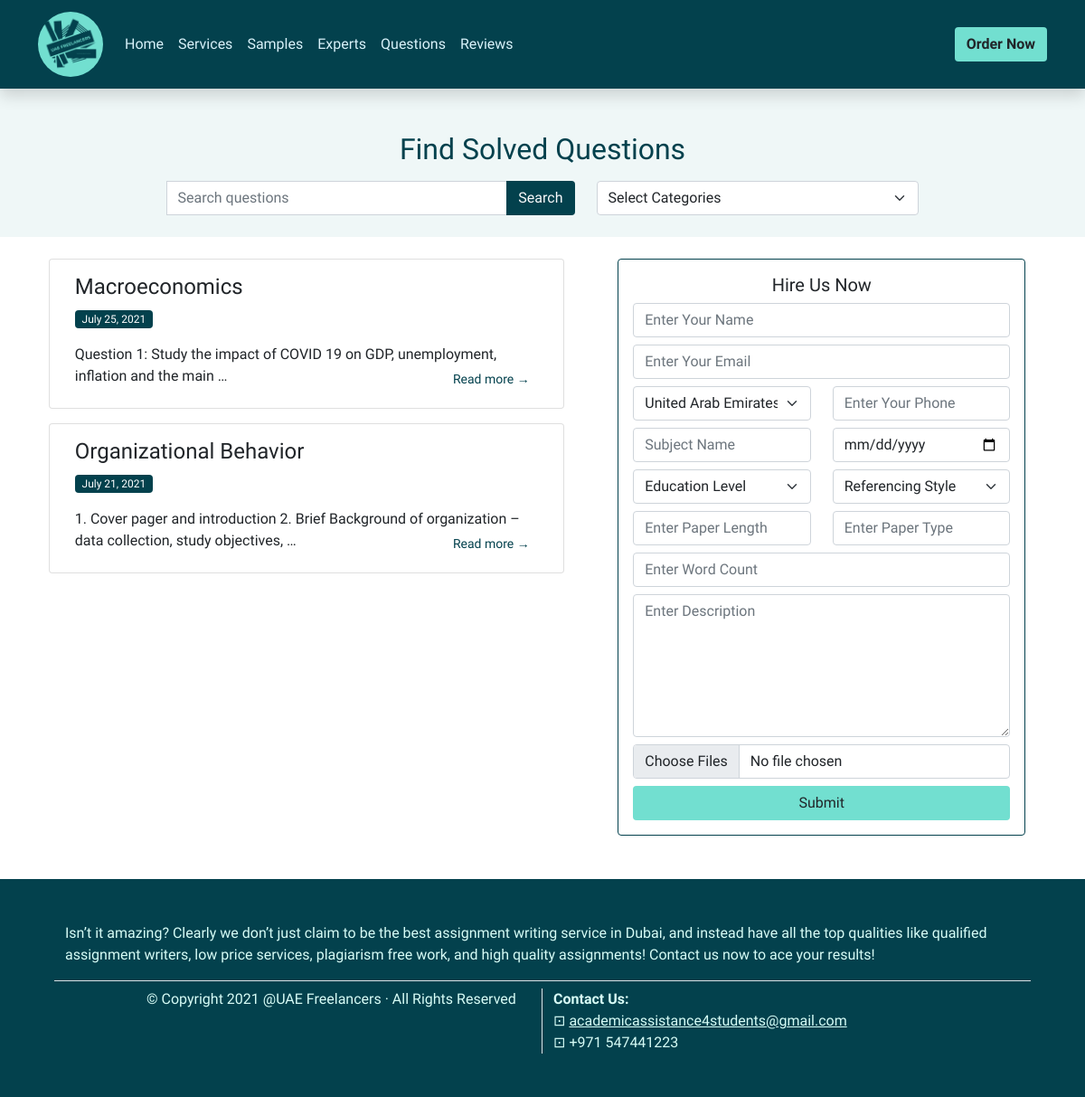
Screenshot of /questions/ with the database file from the repository.
### main/models.py (models this page shows)
class Question(models.Model):
	category = models.CharField(max_length=256)
	date = models.DateField(blank=True, null=True)
	description = models.TextField()
	def __str__(self) -> str:
		return self.category
	__repr__ = __str__

### main/views.py (the view)
# urls.py: path('questions/', QuestionsView.as_view(), name='questions'),
class QuestionsView(ListView):
	model = Question

### templates/main/question_list.html (shortened to what this page needs)
{% extends "main/sample_base.html" %}
{% block heading %}Find Solved Questions{% endblock %}
{% block search_by_text %}
<form action="" method="POST">
  <div class="input-group">
    <input type="text" name="search" placeholder="Search questions" class="form-control">
    <input type="submit" value="Search" class="btn bg-dark-blue text-light">
  </div>
</form>
{% endblock %}
{% block search_by_dropdown %}
<form action="" method="POST">
  <select class="form-select" name="categories" id="categories" onchange="submit_form(this)">
    <option selected>Select Categories</option>
  </select>
</form>
{% endblock %}
{% block samples %}
  {% for object in object_list %}
  <div class="card mb-3">
    <div class="card-body">
      <h4 class="card-title">{{ object.category|title }}</h4>
      <p>
        <span class="badge bg-dark-blue fw-normal">{{ object.date }}</span>
      </p>
      {% with object.description as description %}
        {% if description %}
          <p class="card-text">{{ description|truncatewords:15 }}
            <span class="btn btn-sm float-end text-dark-blue">Read more &rarr;</span>
          </p>
          {% endif %}
          {% endwith %}
    </div>
  </div>
  {% endfor %}
  {% include "main/pagination.html" %}
{% endblock %}

### assets/styles/main.css (style rules this page uses)
* { margin: 0; padding: 0; box-sizing: border-box; }
body { font-family: "Lexend", sans-serif; }
.bg-dark-blue { background-color: #03414d; }
.text-dark-blue { color: #03414d; }

### rows the page displays
Question: category "Macroeconomics", date "July 25, 2021", description "Question 1: Study the impact of COVID 19 on GDP, unemployment, inflation and the main …"
Question: category "Organizational Behavior", date "July 21, 2021", description "1. Cover pager and introduction 2. Brief Background of organization – data collection, study objectives, …"
